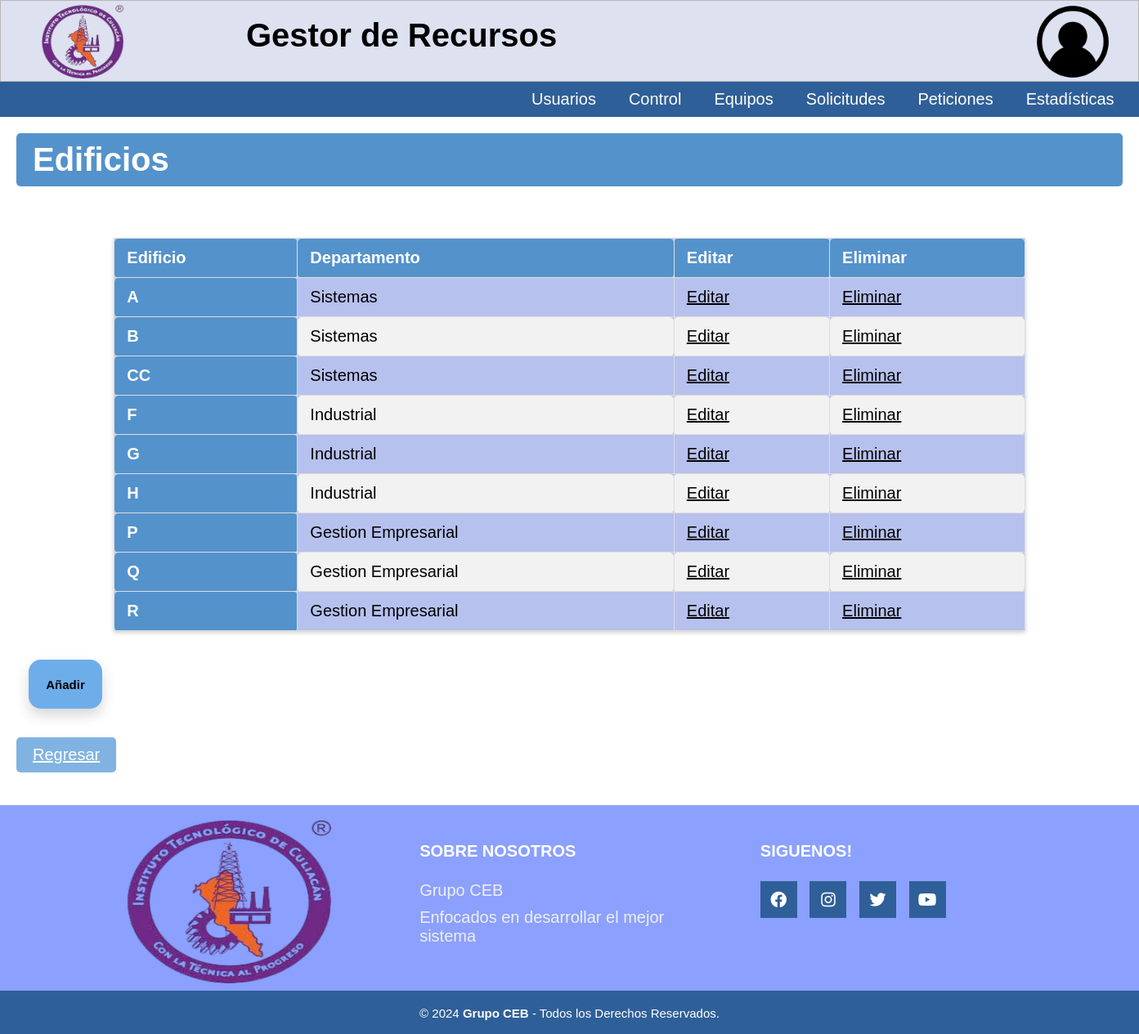
Page /Lugares/Edificios/Edificio.php (signed in) on the committed database.
### tables this page shows
create table edificio(
Id_edificio varchar(20) not null,
Id_departamento int not null,
PRIMARY KEY(Id_edificio, Id_departamento)
);

Create table departamento(
Id_departamento int not null auto_increment primary key,
nombre varchar(50) not null,
J_departamento varchar(100) not null
);

### Lugares/Edificios/Edificio.php (the view, shortened to what this page needs)
<?php
include("../../BD/ConexionBD.php");
$nombre = $_SESSION['nombre'];
$sql_select = "SELECT * FROM usuarios WHERE nombre = '$nombre'";
$result = $conn->query($sql_select);
$Usu = $result->fetch_assoc();
?>
<!DOCTYPE html>
<html lang="en">
<head>
	<link rel="stylesheet" href="https://cdnjs.cloudflare.com/ajax/libs/font-awesome/4.7.0/css/font-awesome.min.css">
    <link rel="stylesheet" href="../../CSS/menu.css" type="text/css">
    <link rel="stylesheet" href="../../CSS/departamentos.css" type="text/css">
    <link rel="stylesheet" href="../../CSS/cabecera.css" type="text/css">
    <link rel="stylesheet" href="../../CSS/pie_pagina.css" type="text/css">
    <link rel="stylesheet" href="../../CSS/tablas_boton.css" type="text/css">
    <link rel="stylesheet" href="../../CSS/formularios.css" type="text/css">
        <link
          rel="stylesheet"
          href="https://cdnjs.cloudflare.com/ajax/libs/font-awesome/6.1.1/css/all.min.css"
        />
</head>
<header class="cabecera_p">
    <div class="cabecera">
        <h1 class="nom_sis">Gestor de Recursos</h1>
        <a href="../../Menu.php"><img src="../../Imagenes/logo.png" class="img-logo" alt="Logo"></a>
        <a href="#"><img src="../../Imagenes/avatar.png" class="img-avatar" alt="Avatar"></a>
    </div>
    <div class="header">
        <ul class="nav">
            <?php if ($Usu['Id_Utipo'] == 1 || $Usu['Id_Utipo'] == 4): ?>
                <li><a href="../../Usuario/Usuario.php">Usuarios</a>
                </li>
                <li><a href="../InicioEdificios.php">Control</a>
                </li>
                <li><a href="#">Equipos</a>
                </li>
            <?php endif; ?>
            <?php if ($Usu['Id_Utipo'] == 1 || $Usu['Id_Utipo'] == 2 || $Usu['Id_Utipo'] == 3 || $Usu['Id_Utipo'] == 4): ?>
                <li><a href="#">Solicitudes</a>
                </li>
            <?php endif; ?>
            <?php if ($Usu['Id_Utipo'] == 1 || $Usu['Id_Utipo'] == 3 || $Usu['Id_Utipo'] == 4 || $Usu['Id_Utipo'] == 5): ?>
                <li><a href="#">Peticiones</a>
                </li>
            <?php endif; ?>
            <?php if ($Usu['Id_Utipo'] == 1 || $Usu['Id_Utipo'] == 4): ?>
                <li><a href="../../Estadisticas/graficas.php">Estadísticas</a>
                </li>
            <?php endif; ?>
        </ul>
    </div>
</header>
</head>
<body>
    <h1 class="titulo">Edificios</h1>
    <br>
    <?php
	include('../../BD/ConexionBD.php');
    $sql = "SELECT edificio.Id_edificio, departamento.nombre AS nombre_departamento
        FROM edificio
        JOIN departamento ON edificio.Id_departamento = departamento.Id_departamento
        ORDER BY edificio.Id_edificio ASC";
	$result = $conn->query($sql);
	echo "<table class='tabla'>";
	echo "<thead>";
	echo "<tr class='cont'>";
    echo "<th scope='col'>Edificio</th>";
    echo "<th scope='col'>Departamento</th>";
    echo "<th scope='col'>Editar</th>";
    echo "<th scope='col'>Eliminar</th>";
	echo "</tr>";
	echo "</thead>";
	echo "<tbody>";
	while ($fila = $result->fetch_assoc()) {
		echo "<tr>";
        echo "<th scope='row'>".$fila['Id_edificio']."</th>";
        echo "<td>". $fila['nombre_departamento']."</td>";
        echo "<td><a href='Modificar/Modificar_Edificios.php?Id_edificio=".$fila['Id_edificio']."' class='editar'> Editar </td>";
        echo "<td><a href='Eliminar/Eliminar_Edificios.php?Id_edificio=".$fila['Id_edificio']."'>Eliminar</a></td>";
        echo "</tr>";
	}
	echo "</tbody>";
	echo "</table>";
?>
    <div class="botones">
    <a href="#" class="btn_edi" onclick="toggleForm()"><p class="tx">Añadir</p></a>
    </div>
            <?php
            include('../../../BD/ConexionBD.php');
            ?>
	<a href="../InicioEdificios.php" class="regresar">Regresar</a>
</body>
<footer class="pie-pagina">
        <div class="grupo-1">
            <div class="box">
                <figure>
                    <a href="Menu.php">
                        <img src="../../Imagenes/logo.png" alt="Logo Institucional">
                    </a>
                </figure>
            </div>
            <div class="box">
                <h2>SOBRE NOSOTROS</h2>
                <p>Grupo CEB</p>
                <p>Enfocados en desarrollar el mejor sistema</p>
            </div>
            <div class="box">
                <h2>SIGUENOS!</h2>
                <div class="red-social">
                    <a href="#" class="fa fa-facebook"></a>
                    <a href="#" class="fa fa-instagram"></a>
                    <a href="#" class="fa fa-twitter"></a>
                    <a href="#" class="fa fa-youtube"></a>
                </div>
            </div>
        </div>
        <div class="grupo-2">
            <small>&copy; 2024 <b>Grupo CEB</b> - Todos los Derechos Reservados.</small>
        </div>
    </footer>
</html>

### CSS/menu.css (style rules this page uses)
* { padding: 0px; margin: 0px; }
.header { margin: auto; width: 100%; background-color: #2f5f98; }
ul, ol { list-style: none; }
.nav { display: flex; margin-left: 630px; }
.nav > li { position: relative; float: left; }
.nav li a { background-color: #2f5f98; color: #fff; text-decoration: none; padding: 10px 20px; display: block; }

### CSS/departamentos.css (style rules this page uses)
a { text-decoration: underline; color: purple; }
.btn_edi { background-color: #6dade9; border: none; margin: 15px; width: 90px; height: 60px; border-radius: 15px; box-shadow: 0 8px 16px rgba(54, 53, 53, 0.2); transition: transform 0.3s, box-shadow 0.3s; display: flex; align-items: center; justify-content: center; text-decoration: none; }
.botones { display: flex; margin-left: 20px; }
.tx { text-align: center; font-size: 15px; font-weight: bold; color: rgb(0, 0, 0); }

### CSS/cabecera.css (style rules this page uses)
* { font-family: 'Roboto', sans-serif; }
html { font-size: 20px; overflow-y: auto; }
.cabecera { height: 100px; width: 100%; background-color: rgb(221, 225, 240); border: 0.5px solid rgb(184, 182, 182); }
.nom_sis { position: absolute; margin-top: 20px; margin-left: 300px; }
.img-logo { height: 90px; width: 100px; float: left; margin-left: 50px; margin-top: 5px; }
.img-avatar { height: 100px; width: 100px; float: right; margin-right: 30px; }

### CSS/pie_pagina.css (style rules this page uses)
.pie-pagina { width: 100%; background-color: #8ba0ff; margin-top: 30px; }
.pie-pagina .grupo-1 { width: 100%; max-width: 1200px; margin: auto; display:grid; grid-template-columns: repeat(3, 1fr); grid-gap:50px; padding: 45px 0px; }
.pie-pagina .grupo-1 .box figure { width: 100%; height: 100px; display: flex; justify-content: center; align-items: center; }
.pie-pagina .grupo-1 .box figure img { width: 250px; height: 200px; margin-top: 50px; }
.pie-pagina .grupo-1 .box h2 { color: #fff; margin-bottom: 25px; font-size: 20px; }
.pie-pagina .grupo-1 .box p { color: #efefef; margin-bottom: 10px; }
.pie-pagina .grupo-1 .red-social a { display: inline-block; text-decoration: none; width: 45px; height: 45px; line-height: 45px; color: #fff; margin-right: 10px; background-color: #2f5f98; text-align: center; transition: all 300ms ease; }
.pie-pagina .grupo-2 { background-color: #2f5f98; padding: 15px 10px; text-align: center; color: #fff; }
.pie-pagina .grupo-2 small { font-size: 15px; }

### CSS/tablas_boton.css (style rules this page uses)
.titulo { background-color: #5492cc; color: white; padding: 10px 20px; border: none; border-radius: 5px; cursor: pointer; font-family: 'Poppins', sans-serif; margin-left: 20px; margin-top: 20px; margin-right: 20px; }
.tabla { border-collapse: collapse; width: 80%; margin: 20px auto; font-family: 'Roboto', sans-serif; background-color: #b7c1ee; box-shadow: 0 2px 5px rgba(0, 0, 0, 0.2); }
.cont { text-align: center; }
.tabla th, .tabla td { border: 1px solid #ddd; padding: 12px 15px; text-align: left; }
.tabla th { background-color: #5492cc; color: white; font-weight: bold; }
.tabla td { color: #000000; }
.tabla tbody tr:nth-child(even) { background-color: #f2f2f2; }
.tabla th, table.tabla td { border-radius: 5px; }
a { text-decoration: underline; color: rgb(0, 0, 0); }
.regresar { background-color: #80b3e2; color: white; padding: 10px 20px; border: none; border-radius: 5px; cursor: pointer; font-family: 'Poppins', sans-serif; margin-top: 20px; margin-bottom: 10px; display: inline-block; margin-left: 20px; }

### CSS/formularios.css (style rules this page uses)
.titulo { background-color: #5492cc; color: white; padding: 10px 20px; border: none; border-radius: 5px; cursor: pointer; font-family: 'Poppins', sans-serif; margin-left: 20px; margin-top: 20px; margin-bottom: 20px; margin-right: 20px; }
.regresar { background-color: #80b3e2; color: white; padding: 10px 20px; border: none; border-radius: 5px; cursor: pointer; font-family: 'Poppins', sans-serif; margin-top: 20px; margin-bottom: 10px; display: inline-block; margin-left: 20px; }
* { font-family: 'Poppins', sans-serif; margin: 0; padding: 0; box-sizing: border-box; }

### rows in the picture
edificio: Id_edificio "A", Id_departamento.nombre "Sistemas"
edificio: Id_edificio "B", Id_departamento.nombre "Sistemas"
edificio: Id_edificio "CC", Id_departamento.nombre "Sistemas"
edificio: Id_edificio "F", Id_departamento.nombre "Industrial"
edificio: Id_edificio "G", Id_departamento.nombre "Industrial"
edificio: Id_edificio "H", Id_departamento.nombre "Industrial"
edificio: Id_edificio "P", Id_departamento.nombre "Gestion Empresarial"
edificio: Id_edificio "Q", Id_departamento.nombre "Gestion Empresarial"
edificio: Id_edificio "R", Id_departamento.nombre "Gestion Empresarial"
